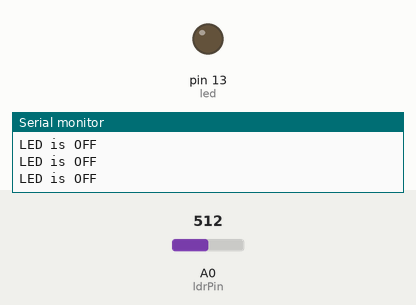
Recording of a sketch running on a simulated Arduino Uno, built with avr-gcc and run on an emulated ATmega328P. Parts: output pins drawn as LEDs (lit = HIGH), the last lines printed to the serial monitor. The inputs (shaded band) are chosen by the test bench; at power-on: A0 (ldrPin) = 512.

Above: at 1.2 s.
1.3 s: A0 (ldrPin) set to 687
2.8 s: A0 (ldrPin) set to 712
At 3.2 s:
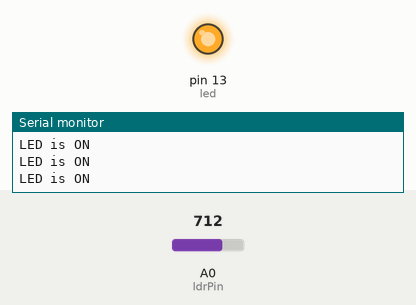
4.4 s: A0 (ldrPin) set to 690
At 5.7 s:
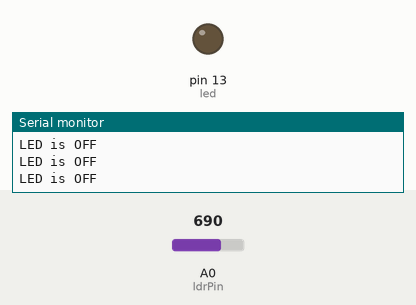
6.0 s: A0 (ldrPin) set to 710
At 7.1 s:
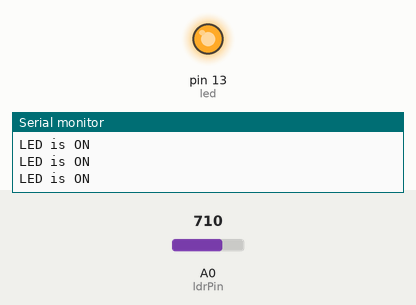
Timing chart, 0 to 8.6 s (numbered marks = the images above; inputs shaded):
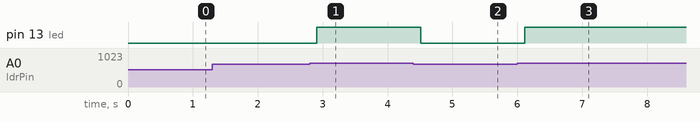

Measured:
- the behaviour switches between 699 and 700 on A0 (ldrPin) (found by bisection; images 0 and 1)
- after the input at 2.8 s, pin 13 (led): LOW → HIGH after 0.11 s
- after the input at 4.4 s, pin 13 (led): HIGH → LOW after 0.11 s
- after the input at 6.0 s, pin 13 (led): LOW → HIGH after 0.11 s

The sketch:

LDR_code.ino
```cpp
int ldrPin = A0;
int led = 13;
int threshold = 700; /* Indicates that there is no light if light sensor value is below 700*/
void setup()
{
  Serial.begin(9600);
  pinMode(led, OUTPUT);
}
void loop()
{
  int data = analogRead(ldrPin);
  delay(100);

  if(data >= threshold)
  {
    digitalWrite(led, HIGH);
    Serial.println("\nLED is ON");

  }
  else
  {
    digitalWrite(led, LOW);
    Serial.println("LED is OFF");
  }
}
```
